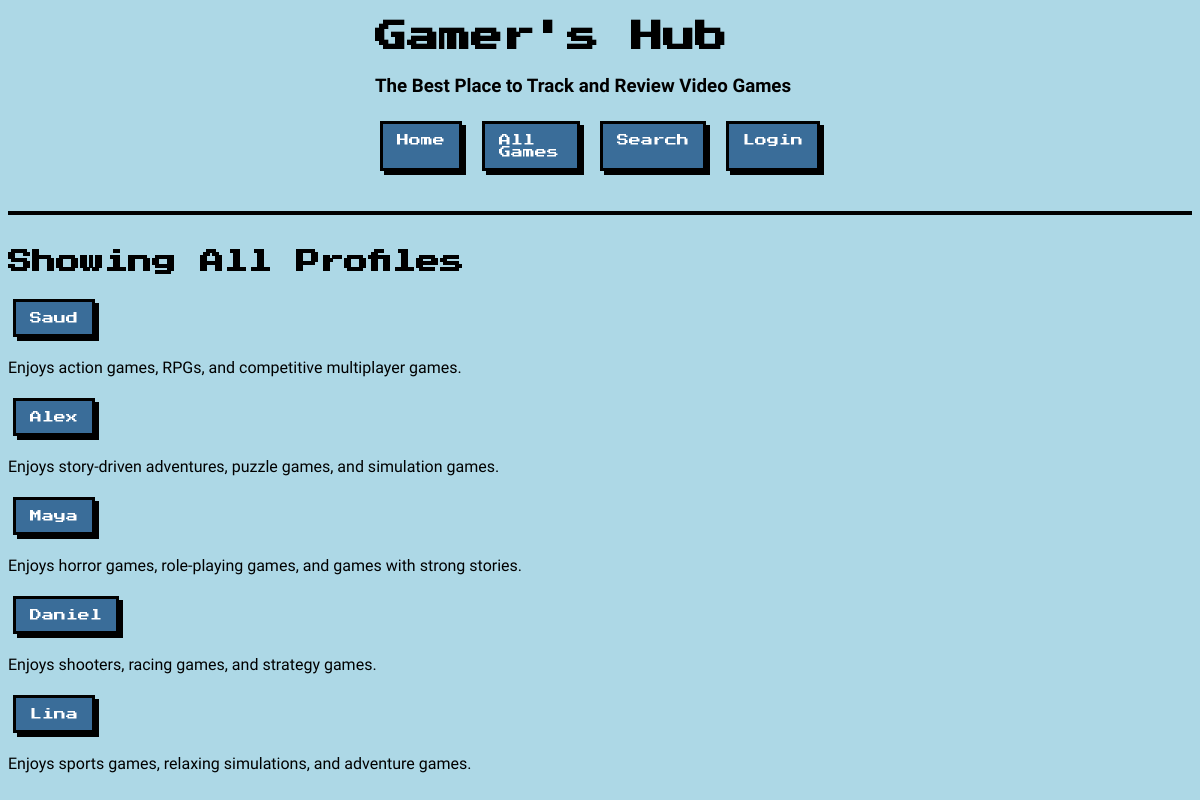
/game_review/profiles/, run on an earlier commit of the app's database.
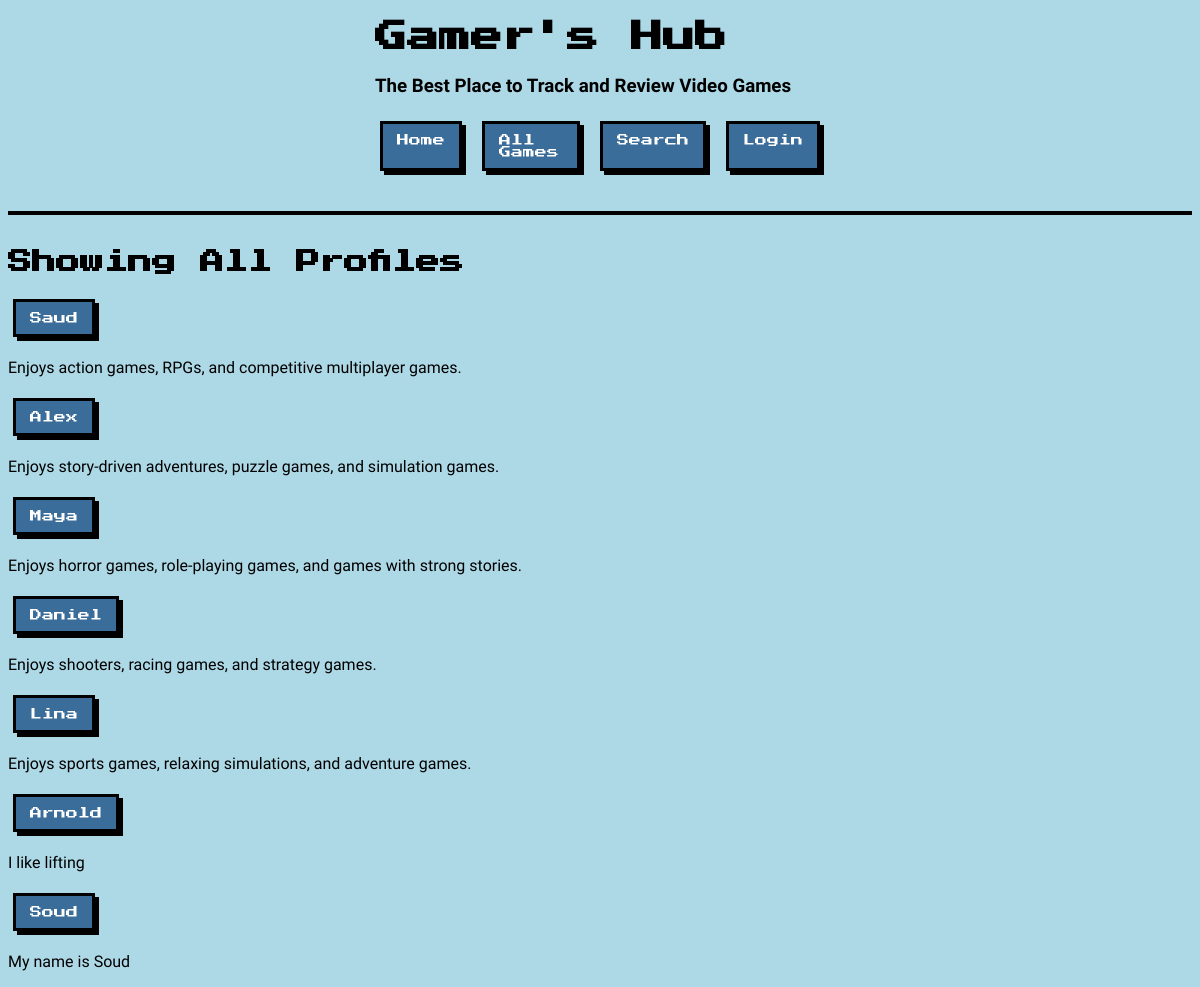
And on a later commit of the database.
### game_review/models.py (models this page shows, shortened)
class Profile(models.Model):
    user = models.ForeignKey(User, on_delete=models.CASCADE, related_name='game_review_profile')
    display_name = models.TextField()
    bio = models.TextField(blank=True)
    profile_image = models.ImageField(blank=True)
    date_created = models.DateTimeField(auto_now=True)  # auto-set to now on every save

### game_review/views.py (the view)
# urls.py: path('profiles/', ListProfileView.as_view(), name='show_all_profiles_final'),
class ListProfileView(ListView):
    model = Profile
    template_name = 'game_review/show_all_profiles.html'
    context_object_name = 'profiles'

### game_review/templates/game_review/show_all_profiles.html
{% extends 'game_review/base.html' %}
{% block content %}
    <h2>Showing All Profiles</h2>
    {% for profile in profiles %}
        <div>
            <a class="button" href="{% url 'show_profile_final' profile.pk %}">{{profile.display_name}}</a>
            <p>{{profile.bio}}</p>
        </div>
    {% endfor %}
{% endblock %}

What changed in the data, as far as the page shows it:
added Profile: display_name "Arnold", bio "I like lifting"
added Profile: display_name "Soud", bio "My name is Soud"
